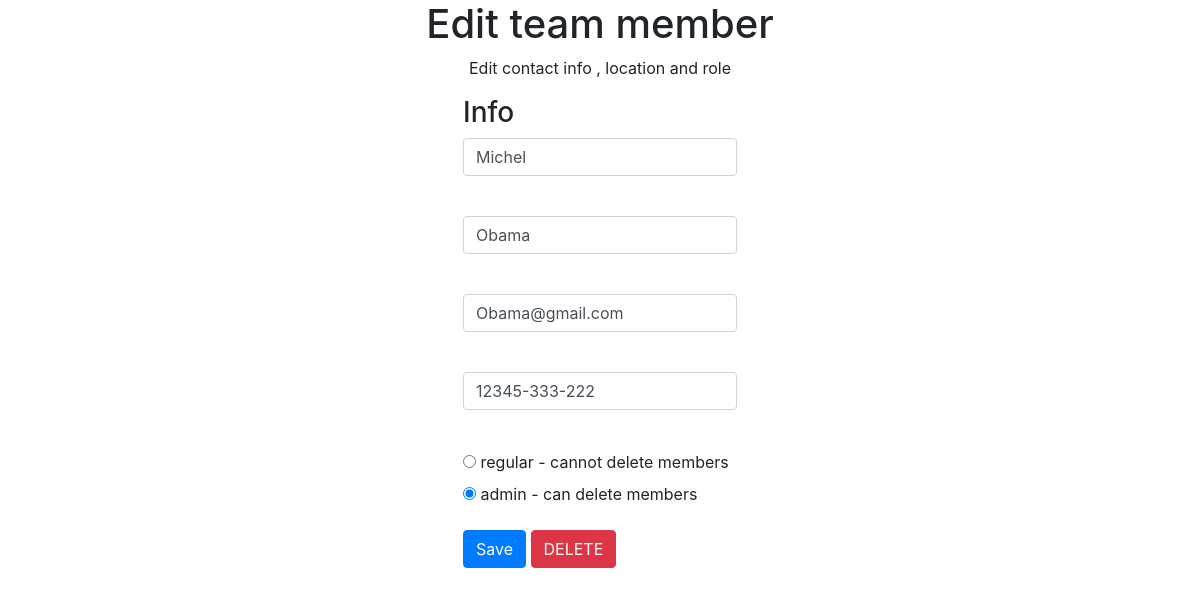
Page /teammanager/edit/10 on the committed database.
### teammanager/models.py (models this page shows, shortened)
class Member(models.Model):
  first_name = models.CharField(max_length=200)
  last_name = models.CharField(max_length=200)
  email = models.CharField(max_length=200)
  location = models.CharField(max_length=200)
  is_admin = models.BooleanField(default=False)
  def isAdmin(self):
    return self.is_admin

### teammanager/views.py (the view)
# urls.py: path("edit/<int:pk>", views.EditView.as_view(), name="edit"),
class EditView(generic.DetailView):
    model = Member
    template_name = "teammanager/edit.html"

### teammanager/templates/teammanager/edit.html (shortened to what this page needs)
<!DOCTYPE html>
<html lang="en">
<head>
  <link rel="stylesheet" href="https://cdn.jsdelivr.net/npm/bootstrap@4.6.2/dist/css/bootstrap.min.css">
</head>
<body>
  <div class="w-50 ml-auto mr-auto d-flex align-items-center flex-column">
    <h1>Edit team member</h1>
    <p>Edit contact info , location and role</p>
    <form action="{% url 'teammanager:edit_member' member.id %}" method="post">
      <fieldset>
        <h3>Info</h3>
        <div class="form-group">
          <input class="form-control" type="text" name="first_name" value="{{ member.first_name }}" required>
          <label for="first_name"></label><br>
        </div>
        <div class="form-group">
          <input class="form-control" type="text" name="last_name" value="{{ member.last_name }}" required>
          <label for="last_name"></label><br>
        </div>
        <div class="form-group">
          <input class="form-control" type="text" name="email" value="{{ member.email }}" required>
          <label for="email"></label><br>
        </div>
        <div class="form-group">
          <input class="form-control" type="text" name="location" value="{{ member.location }}" required>
          <label for="location"></label><br>
        </div>
        <div class="form-group">
          <input type="radio" name="role" id="regular" value="regular" {% if member.isAdmin == False %} checked {% endif %}>
          <label for="regular">regular - cannot delete members</label><br>
          <input type="radio" name="role" id="admin" value="admin" {% if member.isAdmin %} checked {% endif %}>
          <label for="admin">admin - can delete members</label><br>
        </div>
      </fieldset>
      <input class="btn btn-primary" type="submit" value="Save">
      <a class="btn btn-danger" href="{% url 'teammanager:delete_member' member.id %}">DELETE</a>
      </form>
  </div>
</body>
</html>

### rows in the picture
Member: first_name "Michel", last_name "Obama", email "Obama@gmail.com", location "12345-333-222", is_admin "☐ regular - cannot delete member", is_admin "☑ admin - can delete members"
